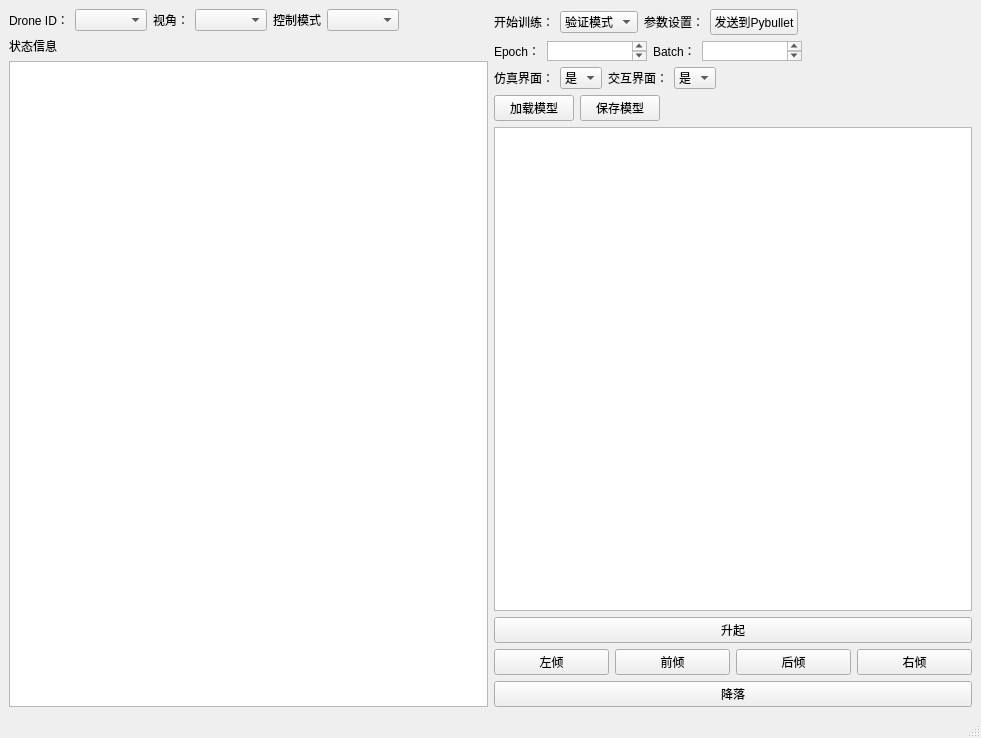
<?xml version="1.0" encoding="UTF-8"?>
<ui version="4.0">
 <class>MainWindow</class>
 <widget class="QMainWindow" name="MainWindow">
  <property name="geometry">
   <rect>
    <x>0</x>
    <y>0</y>
    <width>981</width>
    <height>738</height>
   </rect>
  </property>
  <property name="windowTitle">
   <string>MainWindow</string>
  </property>
  <widget class="QWidget" name="centralwidget">
   <layout class="QHBoxLayout" name="horizontalLayout">
    <item>
     <layout class="QVBoxLayout" name="verticalLayout">
      <item>
       <layout class="QHBoxLayout" name="horizontalLayout_8">
        <item>
         <widget class="QLabel" name="label_2">
          <property name="sizePolicy">
           <sizepolicy hsizetype="Fixed" vsizetype="Fixed">
            <horstretch>0</horstretch>
            <verstretch>0</verstretch>
           </sizepolicy>
          </property>
          <property name="text">
           <string>Drone ID：</string>
          </property>
         </widget>
        </item>
        <item>
         <widget class="QComboBox" name="comboBox">
          <property name="sizePolicy">
           <sizepolicy hsizetype="Fixed" vsizetype="Fixed">
            <horstretch>0</horstretch>
            <verstretch>0</verstretch>
           </sizepolicy>
          </property>
         </widget>
        </item>
        <item>
         <widget class="QLabel" name="label_3">
          <property name="text">
           <string>视角：</string>
          </property>
         </widget>
        </item>
        <item>
         <widget class="QComboBox" name="comboBox_2"/>
        </item>
        <item>
         <widget class="QLabel" name="label_4">
          <property name="text">
           <string>控制模式</string>
          </property>
         </widget>
        </item>
        <item>
         <widget class="QComboBox" name="comboBox_3"/>
        </item>
        <item>
         <spacer name="horizontalSpacer">
          <property name="orientation">
           <enum>Qt::Horizontal</enum>
          </property>
          <property name="sizeType">
           <enum>QSizePolicy::MinimumExpanding</enum>
          </property>
          <property name="sizeHint" stdset="0">
           <size>
            <width>40</width>
            <height>20</height>
           </size>
          </property>
         </spacer>
        </item>
       </layout>
      </item>
      <item>
       <widget class="QLabel" name="label">
        <property name="sizePolicy">
         <sizepolicy hsizetype="Fixed" vsizetype="Fixed">
          <horstretch>0</horstretch>
          <verstretch>0</verstretch>
         </sizepolicy>
        </property>
        <property name="text">
         <string>状态信息</string>
        </property>
       </widget>
      </item>
      <item>
       <widget class="QTableWidget" name="tableWidget">
        <property name="sizePolicy">
         <sizepolicy hsizetype="Minimum" vsizetype="Expanding">
          <horstretch>0</horstretch>
          <verstretch>0</verstretch>
         </sizepolicy>
        </property>
       </widget>
      </item>
     </layout>
    </item>
    <item>
     <layout class="QVBoxLayout" name="verticalLayout_2">
      <item>
       <layout class="QHBoxLayout" name="horizontalLayout_9">
        <property name="spacing">
         <number>6</number>
        </property>
        <item>
         <widget class="QLabel" name="label_5">
          <property name="text">
           <string>开始训练：</string>
          </property>
         </widget>
        </item>
        <item>
         <widget class="QComboBox" name="comboBox_4">
          <property name="sizePolicy">
           <sizepolicy hsizetype="Preferred" vsizetype="Maximum">
            <horstretch>0</horstretch>
            <verstretch>0</verstretch>
           </sizepolicy>
          </property>
          <property name="maximumSize">
           <size>
            <width>16777215</width>
            <height>16777215</height>
           </size>
          </property>
          <item>
           <property name="text">
            <string>验证模式</string>
           </property>
          </item>
          <item>
           <property name="text">
            <string>训练模式</string>
           </property>
          </item>
         </widget>
        </item>
        <item>
         <widget class="QLabel" name="label_6">
          <property name="text">
           <string>参数设置：</string>
          </property>
         </widget>
        </item>
        <item>
         <widget class="QPushButton" name="pushButton">
          <property name="sizePolicy">
           <sizepolicy hsizetype="Fixed" vsizetype="Fixed">
            <horstretch>0</horstretch>
            <verstretch>0</verstretch>
           </sizepolicy>
          </property>
          <property name="text">
           <string>发送到Pybullet</string>
          </property>
         </widget>
        </item>
        <item>
         <spacer name="horizontalSpacer_2">
          <property name="orientation">
           <enum>Qt::Horizontal</enum>
          </property>
          <property name="sizeHint" stdset="0">
           <size>
            <width>40</width>
            <height>20</height>
           </size>
          </property>
         </spacer>
        </item>
       </layout>
      </item>
      <item>
       <layout class="QHBoxLayout" name="horizontalLayout_2">
        <item>
         <layout class="QVBoxLayout" name="verticalLayout_5">
          <item>
           <layout class="QHBoxLayout" name="horizontalLayout_6">
            <item>
             <widget class="QLabel" name="label_7">
              <property name="text">
               <string>Epoch：</string>
              </property>
             </widget>
            </item>
            <item>
             <widget class="QTextEdit" name="textEdit_4">
              <property name="sizePolicy">
               <sizepolicy hsizetype="Fixed" vsizetype="Maximum">
                <horstretch>0</horstretch>
                <verstretch>0</verstretch>
               </sizepolicy>
              </property>
              <property name="maximumSize">
               <size>
                <width>100</width>
                <height>20</height>
               </size>
              </property>
             </widget>
            </item>
            <item>
             <widget class="QLabel" name="label_8">
              <property name="text">
               <string>Batch：</string>
              </property>
             </widget>
            </item>
            <item>
             <widget class="QTextEdit" name="textEdit">
              <property name="sizePolicy">
               <sizepolicy hsizetype="Preferred" vsizetype="Maximum">
                <horstretch>0</horstretch>
                <verstretch>0</verstretch>
               </sizepolicy>
              </property>
              <property name="maximumSize">
               <size>
                <width>100</width>
                <height>20</height>
               </size>
              </property>
             </widget>
            </item>
            <item>
             <spacer name="horizontalSpacer_3">
              <property name="orientation">
               <enum>Qt::Horizontal</enum>
              </property>
              <property name="sizeHint" stdset="0">
               <size>
                <width>40</width>
                <height>20</height>
               </size>
              </property>
             </spacer>
            </item>
           </layout>
          </item>
          <item>
           <layout class="QHBoxLayout" name="horizontalLayout_7">
            <item>
             <widget class="QLabel" name="label_9">
              <property name="text">
               <string>仿真界面：</string>
              </property>
             </widget>
            </item>
            <item>
             <widget class="QComboBox" name="comboBox_5">
              <item>
               <property name="text">
                <string>是</string>
               </property>
              </item>
              <item>
               <property name="text">
                <string>否</string>
               </property>
              </item>
             </widget>
            </item>
            <item>
             <widget class="QLabel" name="label_10">
              <property name="text">
               <string>交互界面：</string>
              </property>
             </widget>
            </item>
            <item>
             <widget class="QComboBox" name="comboBox_6">
              <item>
               <property name="text">
                <string>是</string>
               </property>
              </item>
              <item>
               <property name="text">
                <string>否</string>
               </property>
              </item>
             </widget>
            </item>
            <item>
             <spacer name="horizontalSpacer_4">
              <property name="orientation">
               <enum>Qt::Horizontal</enum>
              </property>
              <property name="sizeHint" stdset="0">
               <size>
                <width>40</width>
                <height>20</height>
               </size>
              </property>
             </spacer>
            </item>
           </layout>
          </item>
         </layout>
        </item>
       </layout>
      </item>
      <item>
       <layout class="QHBoxLayout" name="horizontalLayout_10">
        <item>
         <widget class="QPushButton" name="pushButton_8">
          <property name="text">
           <string>加载模型</string>
          </property>
         </widget>
        </item>
        <item>
         <widget class="QPushButton" name="pushButton_9">
          <property name="text">
           <string>保存模型</string>
          </property>
         </widget>
        </item>
        <item>
         <spacer name="horizontalSpacer_5">
          <property name="orientation">
           <enum>Qt::Horizontal</enum>
          </property>
          <property name="sizeHint" stdset="0">
           <size>
            <width>40</width>
            <height>20</height>
           </size>
          </property>
         </spacer>
        </item>
       </layout>
      </item>
      <item>
       <layout class="QVBoxLayout" name="verticalLayout_3">
        <property name="sizeConstraint">
         <enum>QLayout::SetMaximumSize</enum>
        </property>
        <item>
         <widget class="QGraphicsView" name="graphicsView"/>
        </item>
       </layout>
      </item>
      <item>
       <layout class="QVBoxLayout" name="verticalLayout_4">
        <property name="sizeConstraint">
         <enum>QLayout::SetFixedSize</enum>
        </property>
        <item>
         <layout class="QHBoxLayout" name="horizontalLayout_5">
          <item>
           <widget class="QPushButton" name="pushButton_2">
            <property name="sizePolicy">
             <sizepolicy hsizetype="Minimum" vsizetype="Minimum">
              <horstretch>0</horstretch>
              <verstretch>0</verstretch>
             </sizepolicy>
            </property>
            <property name="text">
             <string>升起</string>
            </property>
           </widget>
          </item>
         </layout>
        </item>
        <item>
         <layout class="QHBoxLayout" name="horizontalLayout_4">
          <item>
           <widget class="QPushButton" name="pushButton_4">
            <property name="sizePolicy">
             <sizepolicy hsizetype="Minimum" vsizetype="Minimum">
              <horstretch>0</horstretch>
              <verstretch>0</verstretch>
             </sizepolicy>
            </property>
            <property name="text">
             <string>左倾</string>
            </property>
           </widget>
          </item>
          <item>
           <widget class="QPushButton" name="pushButton_5">
            <property name="sizePolicy">
             <sizepolicy hsizetype="Minimum" vsizetype="Minimum">
              <horstretch>0</horstretch>
              <verstretch>0</verstretch>
             </sizepolicy>
            </property>
            <property name="text">
             <string>前倾</string>
            </property>
           </widget>
          </item>
          <item>
           <widget class="QPushButton" name="pushButton_6">
            <property name="sizePolicy">
             <sizepolicy hsizetype="Minimum" vsizetype="Minimum">
              <horstretch>0</horstretch>
              <verstretch>0</verstretch>
             </sizepolicy>
            </property>
            <property name="text">
             <string>后倾</string>
            </property>
           </widget>
          </item>
          <item>
           <widget class="QPushButton" name="pushButton_3">
            <property name="sizePolicy">
             <sizepolicy hsizetype="Minimum" vsizetype="Minimum">
              <horstretch>0</horstretch>
              <verstretch>0</verstretch>
             </sizepolicy>
            </property>
            <property name="text">
             <string>右倾</string>
            </property>
           </widget>
          </item>
         </layout>
        </item>
        <item>
         <layout class="QHBoxLayout" name="horizontalLayout_3">
          <property name="sizeConstraint">
           <enum>QLayout::SetFixedSize</enum>
          </property>
          <item>
           <widget class="QPushButton" name="pushButton_7">
            <property name="sizePolicy">
             <sizepolicy hsizetype="Minimum" vsizetype="Minimum">
              <horstretch>0</horstretch>
              <verstretch>0</verstretch>
             </sizepolicy>
            </property>
            <property name="text">
             <string>降落</string>
            </property>
           </widget>
          </item>
         </layout>
        </item>
       </layout>
      </item>
     </layout>
    </item>
   </layout>
  </widget>
  <widget class="QMenuBar" name="menubar">
   <property name="geometry">
    <rect>
     <x>0</x>
     <y>0</y>
     <width>981</width>
     <height>23</height>
    </rect>
   </property>
  </widget>
  <widget class="QStatusBar" name="statusbar"/>
 </widget>
 <resources/>
 <connections/>
</ui>
